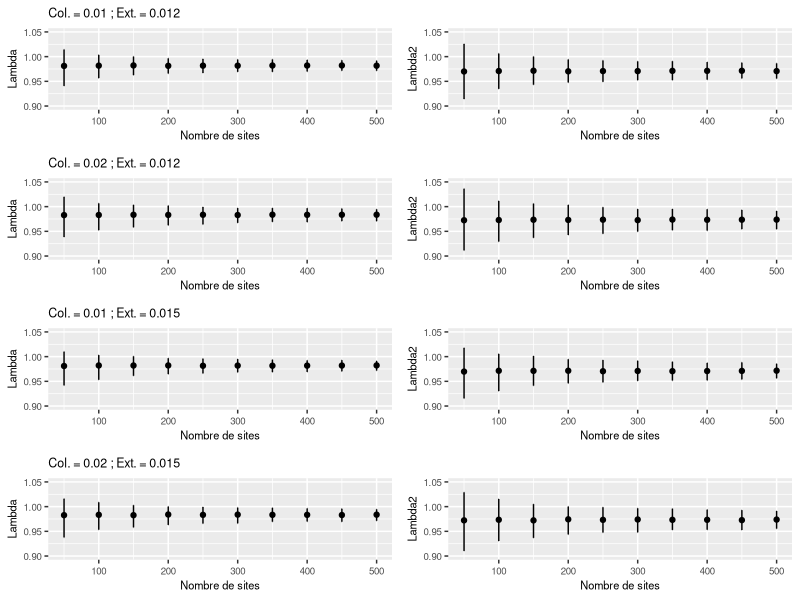

The R source for this figure:
#script rédigé par Jean-Pierre Vacher, Mai 2022#

#on appelle les packages####
library("here")
library("ggplot2")
library("gridExtra")

#Lecture des données####
data1=read.csv("tabscenarii_AN10_1000boot.csv", dec=",", sep=";") #lire la source de données
data1 #on regarde à quoi ça ressemble
summary(data1) #on regarde le summary pour ajuster les valeurs des bornes de l'axe des y

#Construction des graphiques####
p1=ggplot(data1[data1$col==0.01 & data1$ext==0.012,], aes(x=N, y=lambda2))+ #on appelle le graphique
	geom_point()+ #on plote les valeurs de lambda
	geom_errorbar(aes(ymin=l_low, ymax=l_high),width=0.4)+ #barres d'erreur
	ylim(0.9,1.05)+ #on fixe les limites de l'axe des y
	labs(x="Nombre de sites", y="Lambda", title="Col. = 0.01 ; Ext. = 0.012")+ #on ajoute les titres des axes et du graphique
	theme(plot.title = element_text(size=9), axis.title.x = element_text(size=8), axis.title.y = element_text(size=8),axis.text.x=element_text(size=7),axis.text.y=element_text(size=7)) #on ajuste la taille des titres

p2=ggplot(data1[data1$col==0.01 & data1$ext==0.012,], aes(x=N, y=lambda2.1))+
	geom_point()+
	geom_errorbar(aes(ymin=l2_low, ymax=l2_high),width=0.4)+
	ylim(0.9,1.05)+
	labs(x="Nombre de sites", y="Lambda2", title=" ")+
	theme(plot.title = element_text(size=9), axis.title.x = element_text(size=8), axis.title.y = element_text(size=8),axis.text.x=element_text(size=7),axis.text.y=element_text(size=7))

p3=ggplot(data1[data1$col==0.02 & data1$ext==0.012,], aes(x=N, y=lambda2))+
	geom_point()+
	geom_errorbar(aes(ymin=l_low, ymax=l_high),width=0.4)+
	ylim(0.9,1.05)+
	labs(x="Nombre de sites", y="Lambda", title="Col. = 0.02 ; Ext. = 0.012")+
	theme(plot.title = element_text(size=9), axis.title.x = element_text(size=8), axis.title.y = element_text(size=8),axis.text.x=element_text(size=7),axis.text.y=element_text(size=7))

p4=ggplot(data1[data1$col==0.02 & data1$ext==0.012,], aes(x=N, y=lambda2.1))+
	geom_point()+
	geom_errorbar(aes(ymin=l2_low, ymax=l2_high),width=0.4)+
	ylim(0.9,1.05)+
	labs(x="Nombre de sites", y="Lambda2", title=" ")+
	theme(plot.title = element_text(size=9), axis.title.x = element_text(size=8), axis.title.y = element_text(size=8),axis.text.x=element_text(size=7),axis.text.y=element_text(size=7))

p5=ggplot(data1[data1$col==0.01 & data1$ext==0.015,], aes(x=N, y=lambda2))+
	geom_point()+
	geom_errorbar(aes(ymin=l_low, ymax=l_high),width=0.4)+
	ylim(0.9,1.05)+
	labs(x="Nombre de sites", y="Lambda", title="Col. = 0.01 ; Ext. = 0.015")+
	theme(plot.title = element_text(size=9), axis.title.x = element_text(size=8), axis.title.y = element_text(size=8),axis.text.x=element_text(size=7),axis.text.y=element_text(size=7))

p6=ggplot(data1[data1$col==0.01 & data1$ext==0.015,], aes(x=N, y=lambda2.1))+
	geom_point()+
	geom_errorbar(aes(ymin=l2_low, ymax=l2_high),width=0.4)+
	ylim(0.9,1.05)+
	labs(x="Nombre de sites", y="Lambda2", title=" ")+
	theme(plot.title = element_text(size=9), axis.title.x = element_text(size=8), axis.title.y = element_text(size=8),axis.text.x=element_text(size=7),axis.text.y=element_text(size=7))

p7=ggplot(data1[data1$col==0.02 & data1$ext==0.015,], aes(x=N, y=lambda2))+
	geom_point()+
	geom_errorbar(aes(ymin=l_low, ymax=l_high),width=0.4)+
	ylim(0.9,1.05)+
	labs(x="Nombre de sites", y="Lambda", title="Col. = 0.02 ; Ext. = 0.015")+
	theme(plot.title = element_text(size=9), axis.title.x = element_text(size=8), axis.title.y = element_text(size=8),axis.text.x=element_text(size=7),axis.text.y=element_text(size=7))

p8=ggplot(data1[data1$col==0.02 & data1$ext==0.015,], aes(x=N, y=lambda2.1))+
	geom_point()+
	geom_errorbar(aes(ymin=l2_low, ymax=l2_high),width=0.4)+
	ylim(0.9,1.05)+
	labs(x="Nombre de sites", y="Lambda2", title=" ")+
	theme(plot.title = element_text(size=9), axis.title.x = element_text(size=8), axis.title.y = element_text(size=8),axis.text.x=element_text(size=7),axis.text.y=element_text(size=7))

#Enregistrement de la figure finale####
jpeg(file="figure2.jpg", height=17, width=17, units="cm", res=300) #on créé un fichier jpeg
grid.arrange(p1, p2, p3, p4,p5, p6, p7, p8, nrow=4, ncol=2) #on plotte les graphiques sur un seul panneau avec quatre lignes et deux colonnes
dev.off() #on enregistre le fichier jpeg